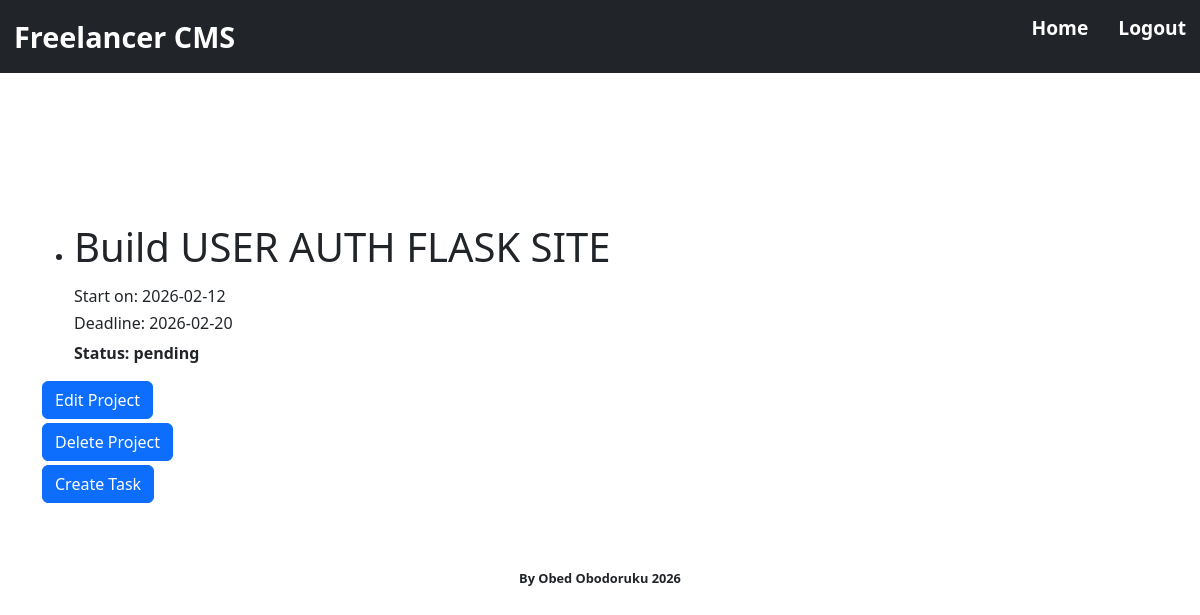
/project/1 (signed in), run on an earlier commit of the app's database.
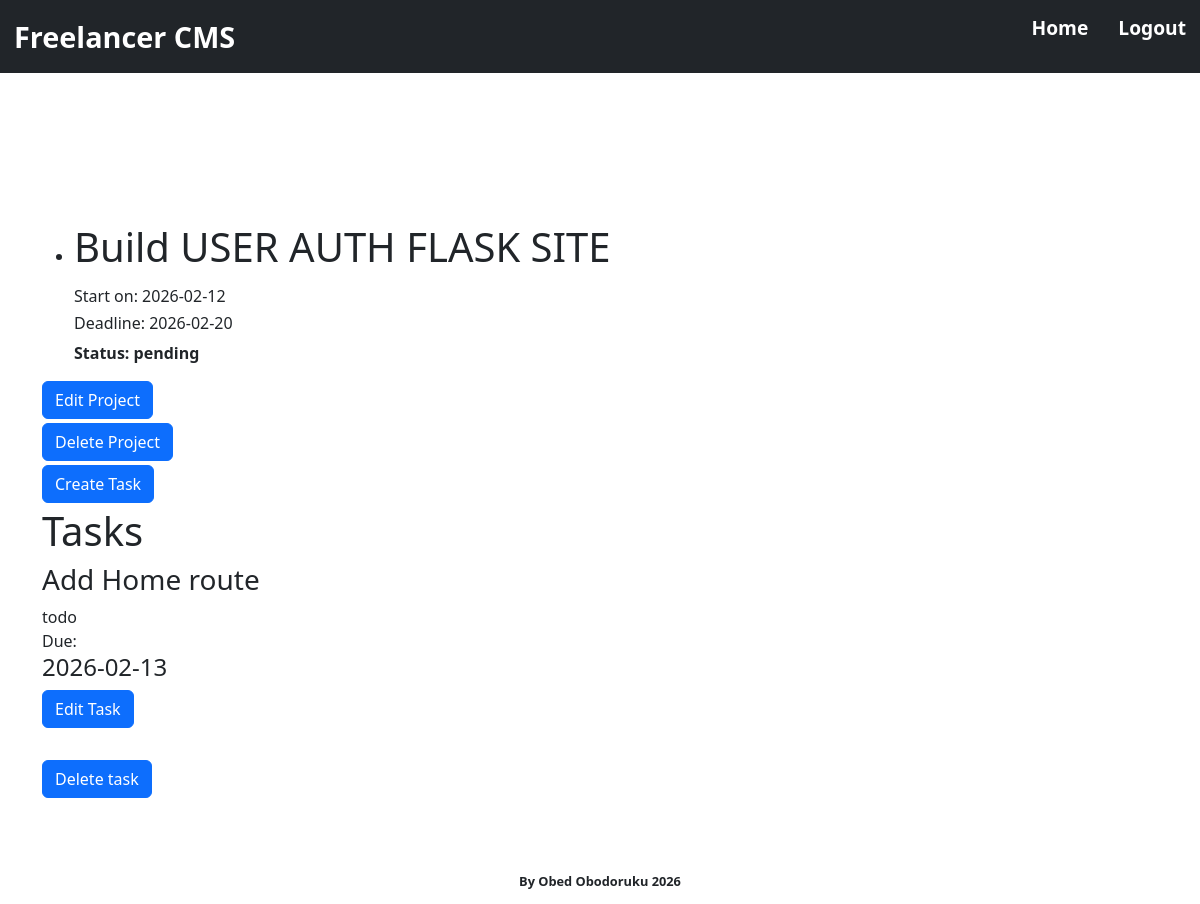
And on a later commit of the database.
### app/models.py (models this page shows, shortened)
class Project(db.Model):
    id = db.Column(db.Integer, primary_key=True)
    title = db.Column(db.String(150), nullable=False)
    description = db.Column(db.Text)
    start_date = db.Column(db.Date, nullable=False)
    deadline = db.Column(db.Date)
    status = db.Column(db.String(50), nullable=False, default="pending")
    client_id = db.Column(db.Integer, db.ForeignKey("clients.id"), nullable=False)
    tasks = db.relationship("Task", backref="project", cascade="all, delete-orphan", passive_deletes=True, lazy=True)
    invoice = db.relationship("Invoice", backref="project", uselist=False)

class Task(db.Model):
    id = db.Column(db.Integer, primary_key=True)
    title = db.Column(db.String(150), nullable=False)
    status = db.Column(db.String(50), nullable=False, default="todo")
    due_date = db.Column(db.Date, nullable=True)
    project_id = db.Column(db.Integer, db.ForeignKey("project.id", ondelete="CASCADE", name="fk_task_project_id"), nullable=False)

### app/routes.py (the view)
@app.route("/project/<int:project_id>", methods=["GET", "POST"])
@login_required
def project(project_id):
    project = Project.query.get_or_404(project_id)
    return render_template("project.html", project=project, title=f"Project {project.title}")

### app/models.py (called while the page is built)
@login_manager.user_loader
def load_user(user_id):
    return User.query.get(int(user_id))

### app/templates/project.html (shortened to what this page needs)
{% extends "base.html" %}
{% block body %}
    <div>
        <ul>
            <li>
                <div>
                    <h1>{{ project.title }}</h1>
                    <h6>
                        Start on:
                        <span>{{ project.start_date }}</span>
                    </h6>
                    <h6>
                        Deadline:
                        <span>{{ project.deadline }}</span>
                    </h6>
                    <span style="font-weight: bolder;">Status: {{ project.status }}</span>
                </div>
            </li>
        </ul>
        <div class="mb-1">
            <a href="{{ url_for('edit_project', project_id=project.id) }}">
                <button class="btn btn-primary">Edit Project</button>
            </a>
        </div>
        <div class="mb-1">
            <form method="POST" action="{{ url_for('delete_project', project_id=project.id) }}">
                <button class="btn btn-primary" type="submit">Delete Project</button>
            </form>
        </div>
        <div class="mb-1">
            <form method="POST" action="{{ url_for('create_task', project_id=project.id) }}">
                <button class="btn btn-primary" type="submit">Create Task</button>
            </form>
        </div>
        {%  if project.tasks %}
            <h1>Tasks</h1>
            {% for task in project.tasks %}
                <div>
                    <h3>{{ task.title }}</h3>
                    <span>{{ task.status }}</span>
                    <div>
                        <span>
                            Due:
                            <h4>{{ task.due_date }}</h4>
                        </span>
                    </div>
                    <div style="margin-bottom: 24px;">
                        <a href="{{ url_for('edit_task', task_id=task.id) }}">
                            <button class="btn btn-primary mb-2">Edit Task</button>
                        </a>
                    </div>
                    <div>
                        <form method="POST" action="{{ url_for('delete_task', task_id=task.id) }}">
                            <button class="btn btn-primary mb-2" type="submit">Delete task</button>
                        </form>
                    </div>
                </div>
            {% endfor %}
        {% endif %}
    </div>
{% endblock %}

### app/templates/base.html (shortened to what this page needs)
<!DOCTYPE html>
<html lang="en">
<head>
    <link href="https://cdn.jsdelivr.net/npm/bootstrap@5.3.2/dist/css/bootstrap.min.css" rel="stylesheet">
    <link rel="stylesheet" href="{{ url_for('static', filename='main.css') }}">
</head>
<body>
    <nav class="navbar navbar-expand nav-bar w-100 bg-dark">
        <span class="navbar-span">Freelancer CMS</span>
        <div>
            <ul class="links">
                {% if current_user.is_authenticated %}
                    <li><a href="{{ url_for('index') }}">Home</a></li>
                    <li><a href="{{ url_for('logout') }}">Logout</a></li>
                {% else %}
                    <li><a href="{{ url_for('home') }}">Home</a></li>
                    <li><a href="{{ url_for('register') }}">Register</a></li>
                    <li><a href="{{ url_for('login') }}">Login</a></li>
                {% endif %}
            </ul>
        </div>
    </nav>
    <div class="container">
        {% block body %}
        {% endblock %}
        <div- class="footer">
            <footer>
                <span class="span">By Obed Obodoruku 2026</span>
            </footer>
        </div->
    </div>
</body>
</html>

### app/static/main.css (style rules this page uses)
* { box-sizing: border-box; margin: 0; padding: 0; }
.navbar { display: flex; align-items: center; justify-content: space-between; gap: 30px; color: #fff; padding: 14px; margin-bottom: 150px; font-weight: bolder; }
.navbar-span { color: #fff; font-size: 1.8rem; }
.links { display: flex; flex-direction: row; align-items: center; gap: 30px; list-style: none; }
.links > li > a { text-decoration: none; color: #fff; font-size: 1.2rem; }
.span { font-size: 0.8rem; font-weight: bold; }
footer { padding: 12px; }
.footer { display: flex; align-items: center; justify-content: center; margin-top: 50px; }

What changed in the data, as far as the page shows it:
added Task: title "Add Home route", status "todo", due_date "2026-02-13"
Also different on the page:
text now shown: "Tasks"
